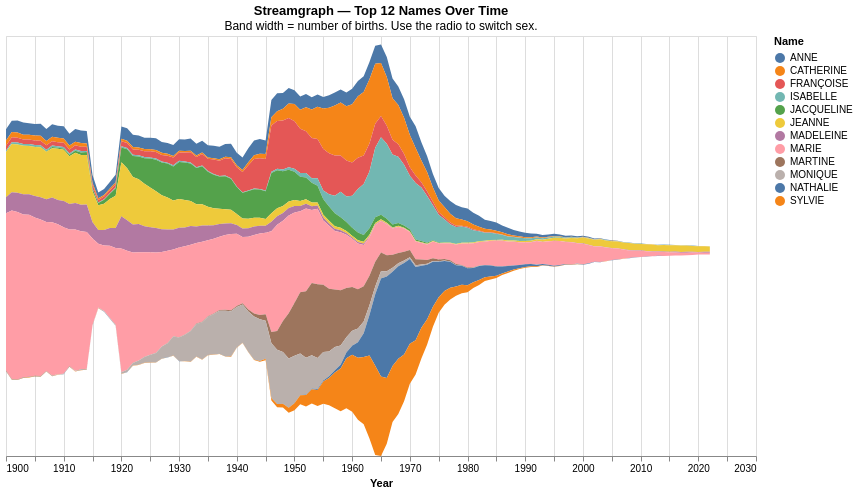

Notebook code cell kept with this figure:
### Markdown cell above
## 1.8 — Streamgraph — name families over time

### Code cell
# Top 12 noms féminins + top 12 noms masculins sur la période entière
top_f = nat[nat['sexe']==2].groupby('preusuel')['nombre'].sum().nlargest(12).index.tolist()
top_m = nat[nat['sexe']==1].groupby('preusuel')['nombre'].sum().nlargest(12).index.tolist()

stream_sel = alt.param(name='stream_sex', value='Female',
    bind=alt.binding_radio(options=['Female', 'Male'], name='Sex: '))

stream_f = nat[(nat['sexe']==2) & (nat['preusuel'].isin(top_f))].groupby(['annais','preusuel'])['nombre'].sum().reset_index()
stream_f['sex_label'] = 'Female'
stream_m = nat[(nat['sexe']==1) & (nat['preusuel'].isin(top_m))].groupby(['annais','preusuel'])['nombre'].sum().reset_index()
stream_m['sex_label'] = 'Male'
stream_data = pd.concat([stream_f, stream_m], ignore_index=True)

alt.Chart(stream_data).mark_area().transform_filter(
    'datum.sex_label === stream_sex'
).encode(
    x=alt.X('annais:Q', title='Year', axis=alt.Axis(format='d', labelAngle=0)),
    y=alt.Y('nombre:Q', stack='center', title='Births (centered)', axis=None),
    color=alt.Color('preusuel:N', legend=alt.Legend(title='Name')),
    tooltip=['preusuel:N', alt.Tooltip('annais:Q', title='Year'),
             alt.Tooltip('nombre:Q', title='Births', format=',')]
).add_params(stream_sel).properties(
    width=750, height=420,
    title=alt.Title('Streamgraph — Top 12 Names Over Time',
                    subtitle='Band width = number of births. Use the radio to switch sex.')
)

### Figure 1 — Vega-Lite specification as saved in the notebook (floating-point values rounded to 4 significant figures; data arrays with more than 128 entries replaced by an {"elided": "..."} marker saying what was removed)
{"config": {"view": {"continuousWidth": 300, "continuousHeight": 300}}, "data": {"name": "data-e696dc9e377f76f1673292e69ddc483f"}, "mark": {"type": "area"}, "encoding": {"color": {"field": "preusuel", "legend": {"title": "Name"}, "type": "nominal"}, "tooltip": [{"field": "preusuel", "type": "nominal"}, {"field": "annais", "title": "Year", "type": "quantitative"}, {"field": "nombre", "format": ",", "title": "Births", "type": "quantitative"}], "x": {"axis": {"format": "d", "labelAngle": 0}, "field": "annais", "title": "Year", "type": "quantitative"}, "y": {"axis": null, "field": "nombre", "stack": "center", "title": "Births (centered)", "type": "quantitative"}}, "height": 420, "params": [{"name": "stream_sex", "bind": {"input": "radio", "options": ["Female", "Male"], "name": "Sex: "}, "value": "Female"}], "title": {"text": "Streamgraph — Top 12 Names Over Time", "subtitle": "Band width = number of births. Use the radio to switch sex."}, "transform": [{"filter": "datum.sex_label === stream_sex"}], "width": 750, "$schema": "https://vega.github.io/schema/vega-lite/v6.4.1.json", "datasets": {"data-e696dc9e377f76f1673292e69ddc483f": {"elided": "2854 records"}}}
